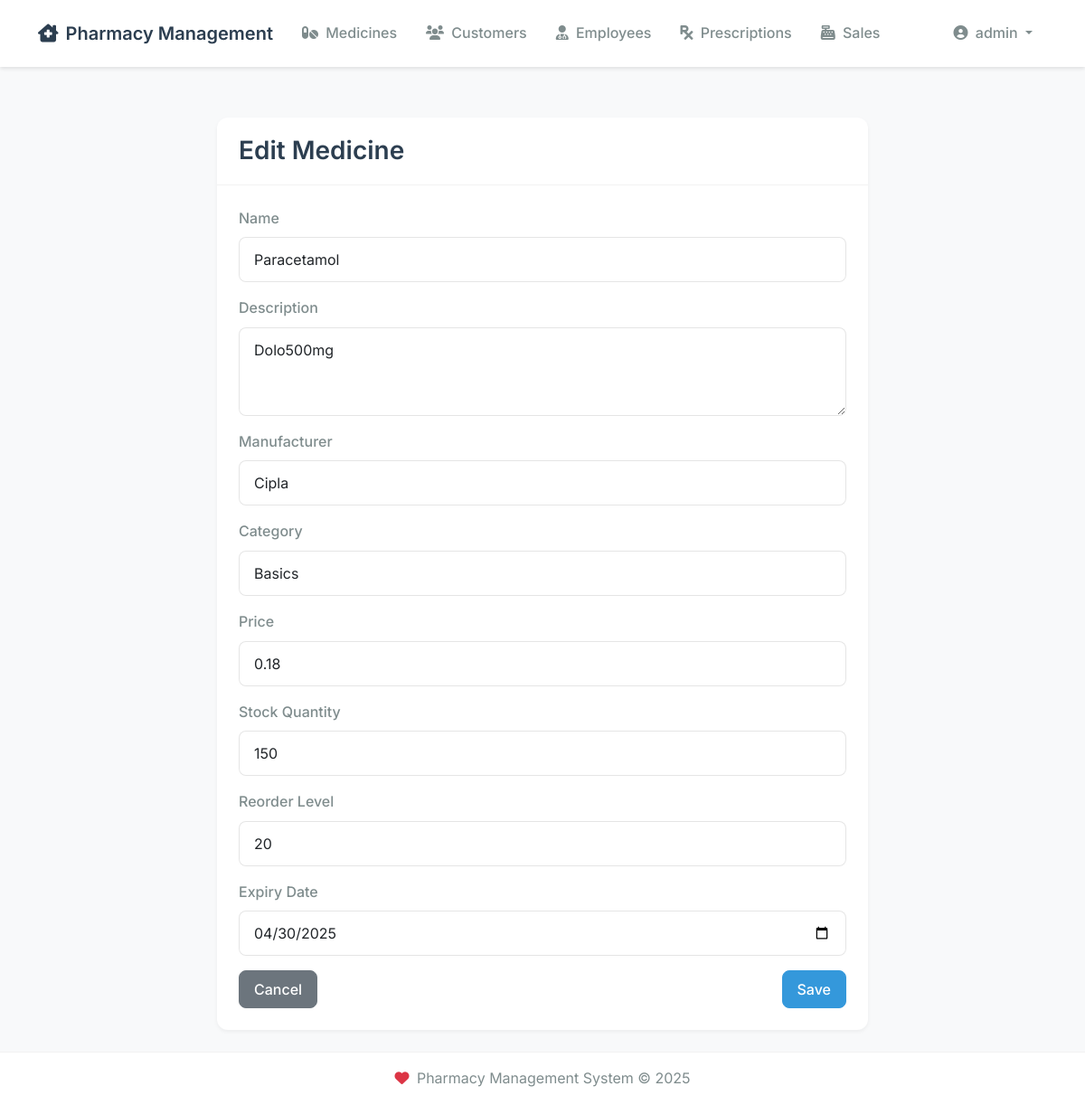
Page /medicines/1/edit (signed in) on the committed database.
### models.py (models this page shows, shortened)
class User(UserMixin, db.Model):
    __tablename__ = 'user'
    id = db.Column(db.Integer, primary_key=True)
    username = db.Column(db.String(80), unique=True, nullable=False)
    email = db.Column(db.String(120), unique=True, nullable=False)
    password_hash = db.Column(db.String(128))
    is_admin = db.Column(db.Boolean, default=False)
    created_at = db.Column(db.DateTime, nullable=False, default=datetime.utcnow)
    updated_at = db.Column(db.DateTime, nullable=False, default=datetime.utcnow, onupdate=datetime.utcnow)

class Medicine(db.Model):
    __tablename__ = 'medicine'
    id = db.Column(db.Integer, primary_key=True)
    name = db.Column(db.String(100), nullable=False)
    description = db.Column(db.Text, nullable=True)
    manufacturer = db.Column(db.String(100), nullable=False)
    category = db.Column(db.String(50), nullable=False)
    price = db.Column(db.Float, nullable=False)
    stock_quantity = db.Column(db.Integer, nullable=False, default=0)
    reorder_level = db.Column(db.Integer, nullable=False, default=10)
    expiry_date = db.Column(db.Date, nullable=False)
    created_at = db.Column(db.DateTime, nullable=False, default=datetime.utcnow)
    updated_at = db.Column(db.DateTime, nullable=False, default=datetime.utcnow, onupdate=datetime.utcnow)
    __table_args__ = (
        CheckConstraint('price >= 0', name='check_positive_price'),
        CheckConstraint('stock_quantity >= 0', name='check_positive_stock'),
        db.UniqueConstraint('name', 'manufacturer', name='uq_medicine_name_manufacturer'),
        db.Index('idx_medicine_name_category', 'name', 'category'),
        db.Index('idx_medicine_expiry', 'expiry_date'),
    )
    sales = db.relationship('Sale', back_populates='medicine', lazy='dynamic')
    prescription_items = db.relationship('PrescriptionItem', back_populates='medicine', lazy='dynamic')

### routes/main.py (the view, shortened to what this page needs)
@main.route('/medicines/<int:id>/edit', methods=['GET', 'POST'])
@login_required
def edit_medicine(id):
    medicine = Medicine.query.get_or_404(id)
    form = MedicineForm(obj=medicine)
    return render_template('medicine_form.html', form=form, title='Edit Medicine')

### forms.py
class MedicineForm(FlaskForm):
    name = StringField('Name', validators=[DataRequired()])
    description = TextAreaField('Description', validators=[Optional()])
    manufacturer = StringField('Manufacturer', validators=[DataRequired()])
    category = StringField('Category', validators=[DataRequired()])
    price = FloatField('Price', validators=[DataRequired(), NumberRange(min=0)])
    stock_quantity = IntegerField('Stock Quantity', validators=[DataRequired(), NumberRange(min=0)])
    reorder_level = IntegerField('Reorder Level', validators=[DataRequired(), NumberRange(min=0)])
    expiry_date = DateField('Expiry Date', validators=[DataRequired()])

### extensions.py (called while the page is built)
@login_manager.user_loader
def load_user(user_id):
    from models import User  # Import here to avoid circular imports
    return User.query.get(int(user_id))

### templates/medicine_form.html (shortened to what this page needs)
{% extends "base.html" %}
{% block content %}
<div class="container">
    <div class="row justify-content-center">
        <div class="col-md-8">
            <div class="card">
                <div class="card-header">
                    <h3 class="card-title mb-0">{{ title }}</h3>
                </div>
                <div class="card-body">
                    <form method="POST" novalidate>
                        <div class="mb-3">
                            {{ form.name.label(class="form-label") }}
                            {{ form.name(class="form-control") }}
                        </div>
                        <div class="mb-3">
                            {{ form.description.label(class="form-label") }}
                            {{ form.description(class="form-control", rows=3) }}
                        </div>
                        <div class="mb-3">
                            {{ form.manufacturer.label(class="form-label") }}
                            {{ form.manufacturer(class="form-control") }}
                        </div>
                        <div class="mb-3">
                            {{ form.category.label(class="form-label") }}
                            {{ form.category(class="form-control") }}
                        </div>
                        <div class="mb-3">
                            {{ form.price.label(class="form-label") }}
                            {{ form.price(class="form-control", type="number", step="0.01", min="0") }}
                        </div>
                        <div class="mb-3">
                            {{ form.stock_quantity.label(class="form-label") }}
                            {{ form.stock_quantity(class="form-control", type="number", min="0") }}
                        </div>
                        <div class="mb-3">
                            {{ form.reorder_level.label(class="form-label") }}
                            {{ form.reorder_level(class="form-control", type="number", min="0") }}
                        </div>
                        <div class="mb-3">
                            {{ form.expiry_date.label(class="form-label") }}
                            {{ form.expiry_date(class="form-control", type="date") }}
                        </div>
                        <div class="d-flex justify-content-between">
                            <a href="{{ url_for('main.medicines') }}" class="btn btn-secondary">Cancel</a>
                            <button type="submit" class="btn btn-primary">Save</button>
                        </div>
                    </form>
                </div>
            </div>
        </div>
    </div>
</div>
{% endblock %}

### templates/base.html (shortened to what this page needs)
<!DOCTYPE html>
<html lang="en">
<head>
    <link href="https://cdn.jsdelivr.net/npm/bootstrap@5.1.3/dist/css/bootstrap.min.css" rel="stylesheet">
    <link href="https://cdnjs.cloudflare.com/ajax/libs/font-awesome/6.0.0/css/all.min.css" rel="stylesheet">
    <link href="{{ url_for('static', filename='css/style.css') }}" rel="stylesheet">
</head>
<body>
    <nav class="navbar navbar-expand-lg navbar-light">
        <div class="container">
            <a class="navbar-brand" href="{{ url_for('main.index') }}">
                <i class="fas fa-clinic-medical me-2"></i>Pharmacy Management
            </a>
            <div class="collapse navbar-collapse" id="navbarNav">
                <ul class="navbar-nav me-auto">
                    <li class="nav-item">
                        <a class="nav-link {% if request.endpoint == 'main.medicines' %}active{% endif %}" href="{{ url_for('main.medicines') }}">
                            <i class="fas fa-pills me-1"></i> Medicines
                        </a>
                    </li>
                    <li class="nav-item">
                        <a class="nav-link {% if request.endpoint == 'main.customers' %}active{% endif %}" href="{{ url_for('main.customers') }}">
                            <i class="fas fa-users me-1"></i> Customers
                        </a>
                    </li>
                    <li class="nav-item">
                        <a class="nav-link {% if request.endpoint == 'main.employees' %}active{% endif %}" href="{{ url_for('main.employees') }}">
                            <i class="fas fa-user-md me-1"></i> Employees
                        </a>
                    </li>
                    <li class="nav-item">
                        <a class="nav-link {% if request.endpoint == 'main.prescriptions' %}active{% endif %}" href="{{ url_for('main.prescriptions') }}">
                            <i class="fas fa-prescription me-1"></i> Prescriptions
                        </a>
                    </li>
                    <li class="nav-item">
                        <a class="nav-link {% if request.endpoint == 'main.sales' %}active{% endif %}" href="{{ url_for('main.sales') }}">
                            <i class="fas fa-cash-register me-1"></i> Sales
                        </a>
                    </li>
                </ul>
                {% if current_user.is_authenticated %}
                <ul class="navbar-nav">
                    <li class="nav-item dropdown">
                        <a class="nav-link dropdown-toggle" href="#" id="navbarDropdown" role="button" data-bs-toggle="dropdown">
                            <i class="fas fa-user-circle me-1"></i> {{ current_user.username }}
                        </a>
                    </li>
                </ul>
                {% endif %}
            </div>
        </div>
    </nav>
    <div class="container mt-4">
        {% block content %}{% endblock %}
    </div>
    <footer class="footer mt-auto py-3">
        <div class="container text-center">
            <span class="text-muted">
                <i class="fas fa-heart text-danger me-1"></i>
                Pharmacy Management System &copy; {{ now().year }}
            </span>
        </div>
    </footer>
</body>
</html>

### static/css/style.css (style rules this page uses)
.navbar { margin-bottom: 1rem; }
body { min-height: 100vh; display: flex; flex-direction: column; }
.footer { margin-top: auto; }
.form-label { font-weight: 500; }
.card { margin-bottom: 1rem; box-shadow: 0 0.125rem 0.25rem rgba(0, 0, 0, 0.075); }
.card-header { background-color: #f8f9fa; border-bottom: 1px solid rgba(0, 0, 0, 0.125); }
.navbar { margin-bottom: 2rem; }
.nav-link { padding: 0.5rem 1rem; }
.text-muted { color: #6c757d !important; }
.mt-4 { margin-top: 1.5rem !important; }
.btn { display: inline-flex; align-items: center; gap: 0.5rem; }
:root { --primary-color: #2c3e50; --secondary-color: #3498db; --accent-color: #e74c3c; --background-color: #f8f9fa; --card-background: #ffffff; --text-primary: #2c3e50; --text-secondary: #7f8c8d; --success-color: #27ae60; --warning-color: #f1c40f; --danger-color: #e74c3c; }
body { font-family: 'Inter', -apple-system, BlinkMacSystemFont, 'Segoe UI', Roboto, Oxygen, Ubuntu, Cantarell, sans-serif; color: var(--text-primary); background-color: var(--background-color); line-height: 1.6; }
.navbar { box-shadow: 0 2px 4px rgba(0, 0, 0, 0.1); background-color: var(--card-background) !important; padding: 1rem 0; }
.navbar-brand { color: var(--primary-color) !important; font-weight: 600; font-size: 1.25rem; }
.navbar-nav .nav-link { color: var(--text-secondary) !important; font-weight: 500; padding: 0.5rem 1rem !important; transition: all 0.3s ease; }
.card { border: none; border-radius: 12px; box-shadow: 0 2px 4px rgba(0, 0, 0, 0.05); transition: transform 0.2s ease, box-shadow 0.2s ease; background: var(--card-background); margin-bottom: 1.5rem; }
.card-header { background-color: transparent; border-bottom: 1px solid rgba(0, 0, 0, 0.05); padding: 1.25rem 1.5rem; }
.card-body { padding: 1.5rem; }
.card-title { color: var(--primary-color); font-weight: 600; margin-bottom: 0.75rem; }
.btn { border-radius: 8px; padding: 0.5rem 1rem; font-weight: 500; transition: all 0.3s ease; }
.btn-primary { background-color: var(--secondary-color); border-color: var(--secondary-color); }
.form-control { border-radius: 8px; border: 1px solid rgba(0, 0, 0, 0.1); padding: 0.75rem 1rem; transition: all 0.3s ease; }
.form-label { font-weight: 500; color: var(--text-secondary); margin-bottom: 0.5rem; }
.footer { background-color: var(--card-background) !important; border-top: 1px solid rgba(0, 0, 0, 0.05); padding: 1.5rem 0; margin-top: 3rem; }
.footer .text-muted { color: var(--text-secondary) !important; }

### rows in the picture
User: username "admin"
Medicine: name "Paracetamol", description "Dolo500mg", manufacturer "Cipla", category "Basics", price "0.18", stock_quantity "150", reorder_level "20", expiry_date "04/30/2025"

### other values in the picture
{{ title }} "Edit Medicine"
